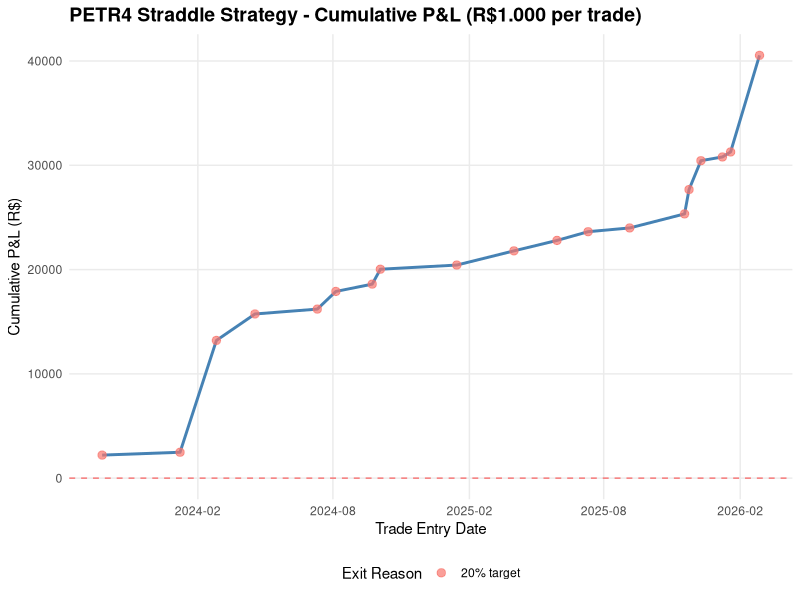

Here is the R script that generated this plot:
library(quantmod)
library(zoo)
library(dplyr)
library(tibble)
library(readr)
library(ggplot2)

# Black-Scholes option pricing
black_scholes <- function(S, K, T, r, sigma, type = "call") {
  if (T <= 0 | sigma <= 0) return(0)
  
  d1 <- (log(S / K) + (r + 0.5 * sigma^2) * T) / (sigma * sqrt(T))
  d2 <- d1 - sigma * sqrt(T)
  
  if (type == "call") {
    value <- S * pnorm(d1) - K * exp(-r * T) * pnorm(d2)
  } else if (type == "put") {
    value <- K * exp(-r * T) * pnorm(-d2) - S * pnorm(-d1)
  } else {
    value <- 0
  }
  
  return(max(value, 0))
}

# Calculate straddle price
straddle_price <- function(S, K, T, r, sigma) {
  call_price <- black_scholes(S, K, T, r, sigma, type = "call")
  put_price <- black_scholes(S, K, T, r, sigma, type = "put")
  return(call_price + put_price)
}

# Get next trading day that is the 3rd Friday (monthly expiry)
get_next_monthly_expiry <- function(current_date) {
  # Find the next 3rd Friday
  test_date <- current_date + 1
  
  for (day_offset in 1:90) {
    test_date <- current_date + day_offset
    month_now <- as.numeric(format(current_date, "%m"))
    month_test <- as.numeric(format(test_date, "%m"))
    year_now <- as.numeric(format(current_date, "%Y"))
    year_test <- as.numeric(format(test_date, "%Y"))
    
    # If month or year changed, we're in next month
    if (month_test > month_now || (year_test > year_now)) {
      year_val <- as.numeric(format(test_date, "%Y"))
      month_val <- as.numeric(format(test_date, "%m"))
      
      # Start from first of the month
      first_day <- as.Date(paste(year_val, month_val, "01", sep = "-"))
      
      # Find 3rd Friday
      friday_count <- 0
      for (d in 1:31) {
        day_check <- first_day + (d - 1)
        month_check <- as.numeric(format(day_check, "%m"))
        if (month_check != month_val) break
        
        if (as.numeric(format(day_check, "%w")) == 5) {
          friday_count <- friday_count + 1
          if (friday_count == 3) {
            return(day_check)
          }
        }
      }
    }
  }
  
  return(current_date + 30)  # Fallback
}

cat("=== PETR4 STRADDLE STRATEGY SIMULATION (V2) ===\n\n")

# Load corrected volatility data
petr4_vol <- read_csv("petr4_volatility_rolling_fixed.csv")
petr4_vol$date <- as.Date(petr4_vol$date)

# Define alert threshold (30th percentile)
vol_threshold <- quantile(petr4_vol$volatility, 0.30, na.rm = TRUE)

cat("Volatility threshold (30th percentile):", round(vol_threshold, 4), "\n")
cat("Min vol in data:", round(min(petr4_vol$volatility, na.rm = TRUE), 4), "\n")
cat("Max vol in data:", round(max(petr4_vol$volatility, na.rm = TRUE), 4), "\n\n")

# Generate alerts: when volatility crosses below threshold
petr4_vol <- petr4_vol %>%
  arrange(date) %>%
  mutate(
    prev_vol = lag(volatility),
    is_alert = (!is.na(prev_vol) & prev_vol > vol_threshold & volatility <= vol_threshold)
  )

alerts <- petr4_vol %>%
  filter(is_alert == TRUE) %>%
  select(date, close, volatility)

cat("Total alerts generated:", nrow(alerts), "\n\n")

if (nrow(alerts) == 0) {
  cat("No alerts found. Exiting.\n")
  quit(status = 1)
}

# Risk-free rate (annual)
r_annual <- 0.08

# Simulate straddles
straddle_trades <- list()
trade_counter <- 0

for (i in 1:nrow(alerts)) {
  alert_date <- alerts$date[i]
  alert_price <- alerts$close[i]
  alert_vol <- alerts$volatility[i]
  
  # Get expiry date
  expiry_date <- get_next_monthly_expiry(alert_date)
  
  # Check remaining trading days
  remaining_data <- petr4_vol %>%
    filter(date >= alert_date & date <= expiry_date)
  
  remaining_days <- nrow(remaining_data)
  
  if (remaining_days < 15) next  # Skip if less than 15 days
  
  trade_counter <- trade_counter + 1
  
  # Time to expiry
  T <- as.numeric(expiry_date - alert_date) / 365
  
  # Straddle setup
  K <- round(alert_price, 2)
  cost <- straddle_price(alert_price, K, T, r_annual, alert_vol)
  
  if (is.na(cost) | cost <= 0) next
  
  # Simulate through expiry
  position_data <- petr4_vol %>%
    filter(date >= alert_date & date <= expiry_date) %>%
    mutate(
      T_remaining = as.numeric(expiry_date - date) / 365,
      straddle_value = pmax(0, mapply(straddle_price, 
                                S = close, 
                                K = K, 
                                T = T_remaining, 
                                r = r_annual, 
                                sigma = volatility)),
      pnl = straddle_value - cost,
      pnl_pct = (pnl / cost) * 100,
      days_remaining = as.numeric(expiry_date - date)
    ) %>%
    na.omit()
  
  if (nrow(position_data) == 0) next
  
  # Find exit points
  exits_10 <- position_data %>% filter(pnl_pct >= 10) %>% slice(1)
  exits_15 <- position_data %>% filter(pnl_pct >= 15) %>% slice(1)
  exits_20 <- position_data %>% filter(pnl_pct >= 20) %>% slice(1)
  exits_exp <- position_data %>% slice(n())
  
  # Determine actual exit
  exit_date <- NULL
  exit_price <- NULL
  exit_pnl <- NULL
  exit_pnl_pct <- NULL
  exit_reason <- NULL
  
  if (nrow(exits_20) > 0) {
    exit_date <- exits_20$date[1]
    exit_price <- exits_20$straddle_value[1]
    exit_pnl <- exits_20$pnl[1]
    exit_pnl_pct <- exits_20$pnl_pct[1]
    exit_reason <- "20% target"
  } else if (nrow(exits_15) > 0) {
    exit_date <- exits_15$date[1]
    exit_price <- exits_15$straddle_value[1]
    exit_pnl <- exits_15$pnl[1]
    exit_pnl_pct <- exits_15$pnl_pct[1]
    exit_reason <- "15% target"
  } else if (nrow(exits_10) > 0) {
    exit_date <- exits_10$date[1]
    exit_price <- exits_10$straddle_value[1]
    exit_pnl <- exits_10$pnl[1]
    exit_pnl_pct <- exits_10$pnl_pct[1]
    exit_reason <- "10% target"
  } else {
    exit_date <- exits_exp$date[1]
    exit_price <- exits_exp$straddle_value[1]
    exit_pnl <- exits_exp$pnl[1]
    exit_pnl_pct <- exits_exp$pnl_pct[1]
    exit_reason <- "Expiry"
  }
  
  straddle_trades[[trade_counter]] <- tibble(
    trade_id = trade_counter,
    alert_date = alert_date,
    alert_price = round(alert_price, 2),
    alert_vol = round(alert_vol, 4),
    strike = K,
    expiry_date = expiry_date,
    days_to_expiry = as.numeric(expiry_date - alert_date),
    straddle_cost = round(cost, 2),
    exit_date = exit_date,
    exit_price = round(exit_price, 2),
    exit_pnl = round(exit_pnl, 2),
    exit_pnl_pct = round(exit_pnl_pct, 2),
    exit_reason = exit_reason,
    days_held = as.numeric(exit_date - alert_date)
  )
}

cat("Straddles executed (15+ days to expiry):", length(straddle_trades), "\n\n")

if (length(straddle_trades) == 0) {
  cat("No valid straddles to execute. Exiting.\n")
  quit(status = 1)
}

# Combine results
straddle_results <- bind_rows(straddle_trades)

# Save raw results
write_csv(straddle_results, "petr4_straddle_results.csv")

cat("=== STRADDLE PERFORMANCE SUMMARY ===\n\n")

winning_trades <- sum(straddle_results$exit_pnl > 0)
losing_trades <- sum(straddle_results$exit_pnl <= 0)
win_rate <- winning_trades / nrow(straddle_results) * 100

cat("Winning trades (PnL > 0):", winning_trades, "\n")
cat("Losing trades (PnL <= 0):", losing_trades, "\n")
cat("Win rate:", round(win_rate, 2), "%\n\n")

cat("Average PnL per trade: R$", round(mean(straddle_results$exit_pnl), 2), "\n")
cat("Median PnL per trade: R$", round(median(straddle_results$exit_pnl), 2), "\n")
cat("Average return:  ", round(mean(straddle_results$exit_pnl_pct), 2), "%\n")
cat("Average hold time:", round(mean(straddle_results$days_held)), "days\n\n")

# Exit reasons distribution
cat("Exit reasons:\n")
exit_summary <- straddle_results %>%
  group_by(exit_reason) %>%
  summarise(
    count = n(),
    avg_pnl = mean(exit_pnl),
    avg_pnl_pct = mean(exit_pnl_pct)
  )
print(as.data.frame(exit_summary))

# Calculate for R$1.000 per trade
cat("\n=== R$1.000 PER ALERT SIMULATION ===\n\n")

straddle_results <- straddle_results %>%
  mutate(
    scale_factor = 1000 / straddle_cost,
    scaled_cost = 1000,
    scaled_exit = exit_price * scale_factor,
    scaled_pnl = scaled_exit - scaled_cost
  )

total_capital <- nrow(straddle_results) * 1000
total_pnl <- sum(straddle_results$scaled_pnl)
total_return <- total_pnl / total_capital * 100

cat("Total trades:", nrow(straddle_results), "\n")
cat("Total capital deployed: R$", format(total_capital, big.mark = ".", decimal.mark = ","), "\n")
cat("Average PnL per R$1.000:", round(mean(straddle_results$scaled_pnl), 2), "\n")
cat("Total net PnL: R$", format(round(total_pnl, 2), big.mark = ".", decimal.mark = ","), "\n")
cat("Overall return on capital:", round(total_return, 2), "%\n\n")

cat("Best trade (R$1.000 basis): R$", round(max(straddle_results$scaled_pnl), 2), "\n")
cat("Worst trade (R$1.000 basis): R$", round(min(straddle_results$scaled_pnl), 2), "\n")

# Save final results with scaling
write_csv(straddle_results, "petr4_straddle_results_scaled.csv")

# Plot equity curve
straddle_sorted <- straddle_results %>%
  arrange(alert_date) %>%
  mutate(cumulative_pnl = cumsum(scaled_pnl))

p <- ggplot(straddle_sorted, aes(x = alert_date, y = cumulative_pnl, color = exit_reason)) +
  geom_line(color = "steelblue", size = 1, linewidth = 1) +
  geom_point(size = 2.5, alpha = 0.7) +
  geom_hline(yintercept = 0, linetype = "dashed", color = "red", alpha = 0.5) +
  theme_minimal() +
  theme(
    plot.title = element_text(size = 14, face = "bold"),
    legend.position = "bottom",
    panel.grid.minor = element_blank()
  ) +
  labs(
    title = "PETR4 Straddle Strategy - Cumulative P&L (R$1.000 per trade)",
    x = "Trade Entry Date",
    y = "Cumulative P&L (R$)",
    color = "Exit Reason"
  ) +
  scale_x_date(date_labels = "%Y-%m", date_breaks = "6 months")

ggsave("petr4_straddle_equity_curve.png", p, width = 14, height = 6, dpi = 100)
cat("\n✓ Saved: petr4_straddle_equity_curve.png\n")
cat("✓ Saved: petr4_straddle_results_scaled.csv\n")
